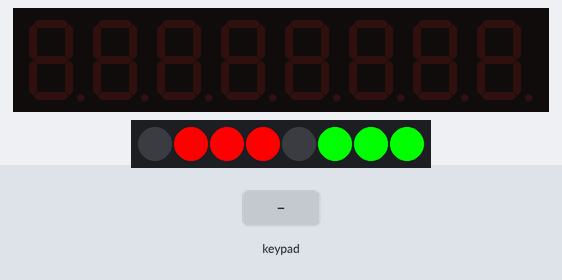
Recording of a sketch running on a simulated Arduino Uno, built with avr-gcc and run on an emulated ATmega328P. On the bench: 8-digit seven-segment display, 8 RGB LEDs in strip order, left to right. The inputs (shaded band) are chosen by the test bench.

Above: at 1.2 s.
1.3 s: key '3' pressed
At 2.3 s:
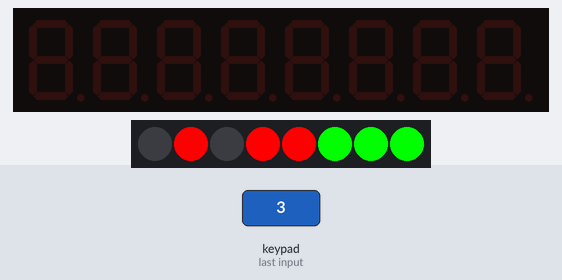
2.8 s: keypad keys 2 5 pressed 0.4 s apart
At 3.4 s:
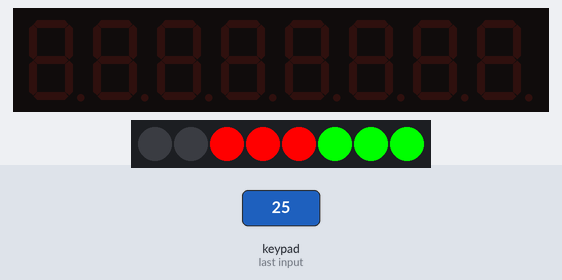
Timing chart, 0 to 5.8 s (numbered marks = the images above; inputs shaded):
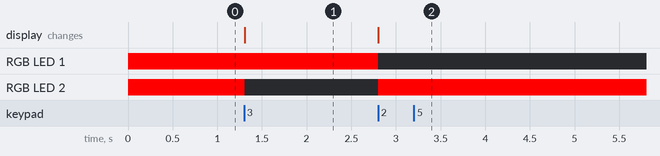

Measured:
- after the input at 1.3 s, RGB LED 2: RGB(255, 0, 0) → off at once
- after the input at 2.8 s, RGB LED 1: RGB(255, 0, 0) → off at once; RGB LED 2: off → RGB(255, 0, 0) at once

The sketch:

tm1638_frog.ino
```cpp
/*
Frog game for TM1638 module
Kieren Davies

Get all the red "frogs" to the right and all the green "frogs" to the left.
Frogs can only move in one direction, and they can either move one unit into an
empty space or hop two units over one frog into an empty space.

Left button to reset.  Other buttons to move corresponding frogs.
*/

#include <TM1638.h>
TM1638 module(8, 9, 7);

byte EMPTY = 0;
byte RED = TM1638_COLOR_RED;
byte GREEN = TM1638_COLOR_GREEN;

byte frogs[7];

void setup() {
  //module.setDisplayToString("Froggy");
  reset();
}

void loop() {
  //display
  for (byte i = 0; i < 7; i++) {
    module.setLED(frogs[i], i+1);
  }
  checkWin();
  //controls
  byte buttons = module.getButtons();
  if (buttons & 1) {
    reset();
  }
  for (byte i = 0; i < 7; i++) {
    //if (buttons >> (i+1) & 1) {
    if (buttons & (2 << i)) {
      if (frogs[i] == RED) {
        //red goes right
        if (i < 6 && frogs[i+1] == EMPTY) {
          frogs[i+1] = RED;
          frogs[i] = EMPTY;
        } else if (i < 5 && frogs[i+2] == EMPTY) {
          frogs[i+2] = RED;
          frogs[i] = EMPTY;
        }
      } else {
        //green goes left
        if (i > 0 && frogs[i-1] == EMPTY) {
          frogs[i-1] = GREEN;
          frogs[i] = EMPTY;
        } else if (i > 1 && frogs[i-2] == EMPTY) {
          frogs[i-2] = GREEN;
          frogs[i] = EMPTY;
        }
      }
    }
  }
}

void reset() {
  frogs[0] = RED;
  frogs[1] = RED;
  frogs[2] = RED;
  frogs[3] = EMPTY;
  frogs[4] = GREEN;
  frogs[5] = GREEN;
  frogs[6] = GREEN;
}

void checkWin() {
  if (frogs[0] == GREEN &&
      frogs[1] == GREEN &&
      frogs[2] == GREEN &&
      frogs[3] == EMPTY &&
      frogs[4] == RED &&
      frogs[5] == RED &&
      frogs[6] == RED) {
    //win
    for (int i = 0; i < 4; i++) {
      delay(400);
      module.setLEDs(0);
      delay(400);
      module.setLEDs(0x0ee0);
    }
    while (!(module.getButtons() & 1)) delay(10);
    reset();
  }
}
```
